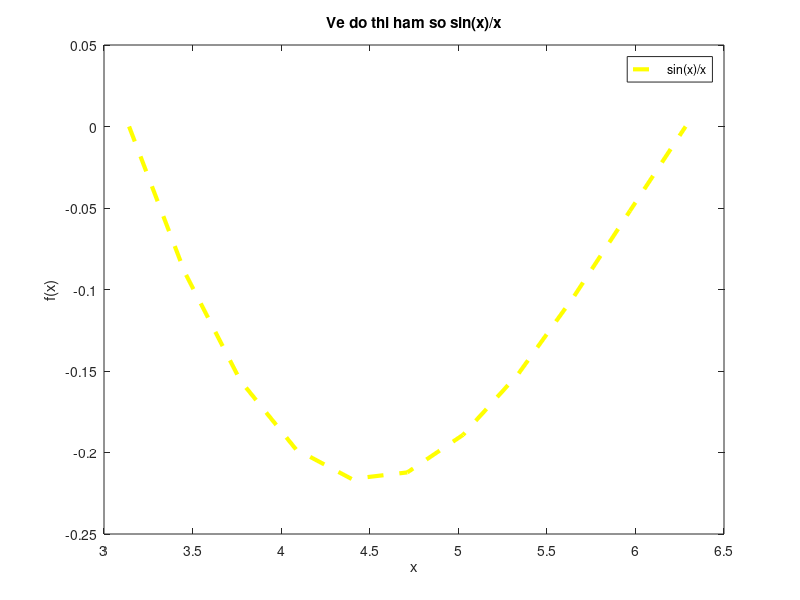

The MATLAB source for this figure:
clc
clear all
close all
x=pi:pi/10:2*pi;
f=sin(x)./x;
plot(x,f,'--y','LineWidth',3)
xlabel('x')
ylabel('f(x)')
title('Ve do thi ham so sin(x)/x')
legend('sin(x)/x')